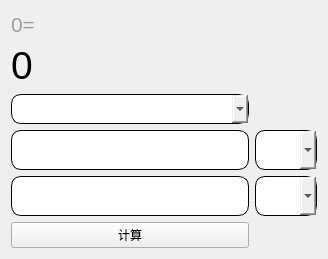
<?xml version="1.0" encoding="UTF-8"?>
<ui version="4.0">
 <class>Form</class>
 <widget class="QWidget" name="Form">
  <property name="geometry">
   <rect>
    <x>0</x>
    <y>0</y>
    <width>328</width>
    <height>259</height>
   </rect>
  </property>
  <property name="windowTitle">
   <string>进制转换器</string>
  </property>
  <property name="styleSheet">
   <string notr="true">.QComboBox{
	border-radius:10%;
	border:1px solid black;
}

.QLineEdit{
	border-radius:10%;
	border:1px solid black;
}

.QComboBox:hover{
	background-color:rgb(170,255,255);
}

.QLineEdit:hover{
	background-color:rgb(170,255,255);
}</string>
  </property>
  <layout class="QVBoxLayout" name="verticalLayout">
   <item>
    <layout class="QGridLayout" name="gridLayout">
     <item row="2" column="0">
      <widget class="QComboBox" name="dataTypeComboBox">
       <property name="minimumSize">
        <size>
         <width>0</width>
         <height>30</height>
        </size>
       </property>
      </widget>
     </item>
     <item row="4" column="0">
      <widget class="QLineEdit" name="twoInputlineEdit">
       <property name="minimumSize">
        <size>
         <width>0</width>
         <height>40</height>
        </size>
       </property>
      </widget>
     </item>
     <item row="3" column="1">
      <widget class="QComboBox" name="oneInputcomboBox">
       <property name="minimumSize">
        <size>
         <width>0</width>
         <height>40</height>
        </size>
       </property>
      </widget>
     </item>
     <item row="0" column="0">
      <widget class="QLabel" name="originDataLabel">
       <property name="maximumSize">
        <size>
         <width>100</width>
         <height>30</height>
        </size>
       </property>
       <property name="font">
        <font>
         <pointsize>16</pointsize>
        </font>
       </property>
       <property name="styleSheet">
        <string notr="true">color: rgb(160, 160, 160);</string>
       </property>
       <property name="text">
        <string>0=</string>
       </property>
      </widget>
     </item>
     <item row="4" column="1">
      <widget class="QComboBox" name="twoInputcomboBox">
       <property name="minimumSize">
        <size>
         <width>0</width>
         <height>40</height>
        </size>
       </property>
      </widget>
     </item>
     <item row="1" column="0">
      <widget class="QLabel" name="transDataLabel">
       <property name="minimumSize">
        <size>
         <width>200</width>
         <height>0</height>
        </size>
       </property>
       <property name="maximumSize">
        <size>
         <width>400</width>
         <height>80</height>
        </size>
       </property>
       <property name="font">
        <font>
         <pointsize>29</pointsize>
        </font>
       </property>
       <property name="text">
        <string>0</string>
       </property>
      </widget>
     </item>
     <item row="3" column="0">
      <widget class="QLineEdit" name="oneInputlineEdit">
       <property name="minimumSize">
        <size>
         <width>0</width>
         <height>40</height>
        </size>
       </property>
      </widget>
     </item>
     <item row="5" column="0">
      <widget class="QPushButton" name="calBtn">
       <property name="text">
        <string>计算</string>
       </property>
      </widget>
     </item>
    </layout>
   </item>
  </layout>
 </widget>
 <resources/>
 <connections/>
</ui>
